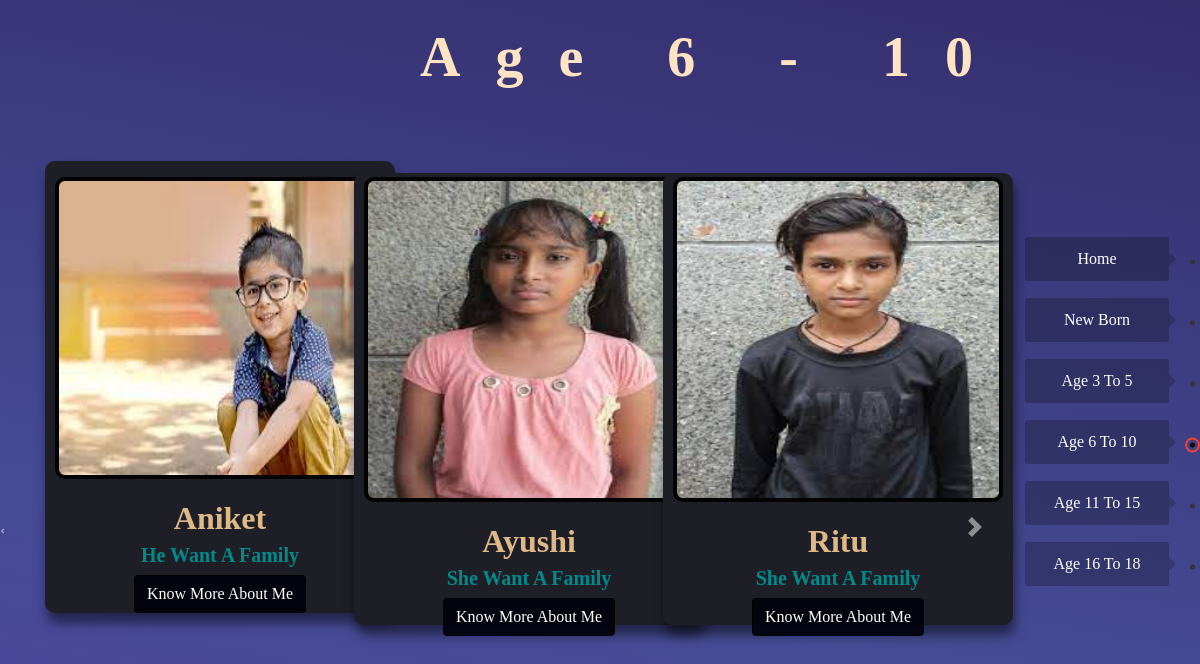
Screenshot of /age_6_10 with the database file from the repository.
### home/models.py (models this page shows, shortened)
class age_6_10y(models.Model):
    id = models.AutoField
    child_name = models.CharField(max_length=150, null=False, blank=False)
    image = models.ImageField(upload_to='upload_pic/images', default="")
    taught = models.TextField(max_length=200, blank=True)
    age = models.CharField(max_length=15)
    Hobby =  models.TextField(max_length=200, blank=True)
    description =  models.TextField(max_length=800, blank=True)

### home/views.py (the view)
# urls.py: path('age_6_10', views.age_6_10, name='age_6_10'),
def age_6_10(request):
    age_6_10ys = age_6_10y.objects.all()
    n = len(age_6_10ys)
    nSlides = n//4 + ceil((n/4)-(n//4))
    params = {'no_of_slides':nSlides, 'range': range(nSlides,1),'age_6_10y': age_6_10ys}
    return render(request, 'age_6_10.html', params)

### template/age_6_10.html (shortened to what this page needs)
{% block head %}
<link rel="stylesheet" href="https://stackpath.bootstrapcdn.com/bootstrap/4.2.1/css/bootstrap.min.css">
<link rel="stylesheet" href="../static/meetchildren.css">
{% endblock head %} {% block body %}
<script src="https://stackpath.bootstrapcdn.com/bootstrap/4.2.1/js/bootstrap.min.js"></script>{% load static %}
<nav class="navbar2">
    <ul>
        <li>
            <a href="/" class="dot" data-scroll="home">
                <span>Home</span>
            </a>
        </li>
        <li>
            <a href="/child" class="dot " data-scroll="home">
                <span>New Born</span>
            </a>
        </li>
        <li>
            <a href="/age_3_5" class="dot" data-scroll="about">
                <span>Age 3 to 5</span>
            </a>
        </li>
        <li>
            <a href="age_6_10" class="dot active" data-scroll="service">
                <span>Age 6 to 10</span>
            </a>
        </li>
        <li>
            <a href="age_11_15" class="dot " data-scroll="project">
                <span>Age 11 to 15</span>
            </a>
        </li>
        <li>
            <a href="age_16_18" class="dot " data-scroll="contact">
                <span>Age 16 to 18</span>
            </a>
        </li>
    </ul>
</nav>
<div class="container">
    <h1 class="heading">Age 6 - 10</h1>
    <div id="demo" class="carousel slide my-3" data-ride="carousel">
        <ul class="carousel-indicators">
            <li data-target="#demo" data-slide-to="0" class="active"></li>
        </ul>
        <div class="container carousel-inner no-padding">
            <div class="carousel-item active">
                {% for i in age_6_10y|slice:"0:"%}
                <div class="col-xs-3 col-sm-3 col-md-3">
                    <div class="box">
                        <img src="/media/{{i.image}}" alt="" class="pic">
                        <div class="details">
                            <h2>{{i.child_name}}</h2>
                            <h3>{{i.taught}}</h3>
                            <a href="age_6_10yr/{{i.id}}" class="btn btn-primary">Know More About Me</a>
                        </div>
                    </div>
                </div>
                {% if forloop.counter|divisibleby:3 and forloop.counter > 0 and not forloop.last %}
            </div>
                {% endif %} {% endfor %}
        </div>
    </div>
    <a class="carousel-control-prev" href="#demo" data-slide="prev">
        <span class="carousel-control-prev-icon"></span>
    </a>
    <a class="carousel-control-next" href="#demo" data-slide="next">
        <span class="carousel-control-next-icon"></span>
    </a>
</div>
{% endblock body %}

### static/meetchildren.css (style rules this page uses)
* { margin: 0; padding: 0; box-sizing: border-box; text-transform: capitalize; transition: all .2s linear; font-family: tahoma; }
.navbar2 { position: fixed; top: 50%; right: 5px; transform: translateY(-50%); z-index: 1000; }
.navbar2 ul { list-style: none; padding: 0; margin: 0; }
.navbar2 ul li { width: 200px; position: relative; text-align: right; }
.navbar2 ul li .dot { color: #fff; display: block; padding: 5px 0 12px 0; text-decoration: none; }
.navbar2 ul li .dot span { display: inline-block; background: #0000001f; letter-spacing: 0px; width: 144px; padding: 10px 25px; margin: 0px 58px 0px 0px; border-radius: 3px; text-align: center; transform: translateX(30px); }
.navbar2 ul li .dot span::before { content: ''; position: absolute; top: 50%; right: 0; transform: translate(7px, -50%); border-left: 7px solid #f44336; border-top: 7px solid transparent; border-bottom: 7px solid transparent; display: block; }
.navbar2 ul li .dot::before, .navbar2 ul li .dot::after { content: ''; position: absolute; top: 50%; border-radius: 50%; display: block; transition: .2s ease-out; }
.navbar2 ul li .dot::before { height: 5px; width: 5px; border: 2px solid #333; right: 0; transform: translateY(-50%); }
.navbar2 ul li .dot.active::before, .navbar2 ul li:hover .dot::before { border-color: #f44336; background: #f44336; }
.navbar2 ul li .dot::after { height: 15px; width: 15px; border: 2px solid #f44336; right: -5px; transform: translateY(-50%) scale(0); }
.navbar2 ul li .dot.active::after, .navbar2 ul li:hover .dot::after { transform: translateY(-50%) scale(1); }

### template/age_6_10.html (style rules this page uses)
.navbar2 ul li .dot span { background: #0b0b0d41 }
.navbar2 ul li .dot.active::before, .navbar2 ul li:hover .dot::before { border-color: #080707; background: #4f0c07; }
.navbar2 ul li .dot span::before { content: ''; position: absolute; top: 50%; right: 0; transform: translate(7px, -50%); border-left: 7px solid #0a0b0e38; border-top: 7px solid transparent; border-bottom: 7px solid transparent; display: block; }
.col-md-3 { display: inline-block; margin-left: -4px; }
.col-md-3 img { width: 330px; height: 325px; border: 4px solid #030303; border-radius: 10px; }
.carousel-indicators li { background-color: #32323e00; }
body .carousel-control-prev-icon, body .carousel-control-next-icon { background-color: #08080800; margin: 109px 175px -85px 0px; }
.carousel-control-next { right: 90px; }
body .carousel-control-next-icon { margin: 83px 90px -103px 0; }
body .no-padding { padding-left: 0; padding-right: 0; }
.container { width: 100%; padding-right: 15px; padding-left: 15px; margin-right: 346px; margin-left: auto; bottom: -40px; }
.col-xs-3, col-sm-3, col-md-3 { margin: 0 0px 0 5px; }
.carousel-item { position: fixed; }
.carousel-control-next, .carousel-control-prev { top: 376px; bottom: 337px; }
.btn-primary { color: #fff; background-color: rgb(1 1 10 / 90%); border-color: black; }
.box { width: 350px; height: 452px; background-color: #1e1e26; border-radius: 10px; box-shadow: 2px 10px 12px rgba(0, 0, 0, 0.5); display: flex; flex-direction: column; align-items: center; justify-content: center; box-sizing: border-box; margin: 20px 10px; }
.details { display: flex; flex-direction: column; align-items: center; width: 300px; }
.details h2 { font-family: calibri; font-weight: bolder; color: burlywood; text-align: center; margin-top: 20px; }
.details h3 { font-family: ui-serif; font-weight: bold; font-size: 20px; color: darkcyan; text-align: center; margin-top: -2px; white-space: nowrap; width: 330px; overflow: hidden; text-overflow: ellipsis; }
.pic { height: 320px; width: 200px; }
.heading { font-family: auto; font-size: 56px; letter-spacing: 35px; font-weight: bolder; color: bisque; text-align: center; margin: 29px 0 0 288px; line-height: 1; }

### rows the page displays
age_6_10y: image (picture), child_name "Aniket", taught "He Want A Family"
age_6_10y: image (picture), child_name "Ayushi", taught "She Want A Family"
age_6_10y: image (picture), child_name "Ritu", taught "She Want A Family"
